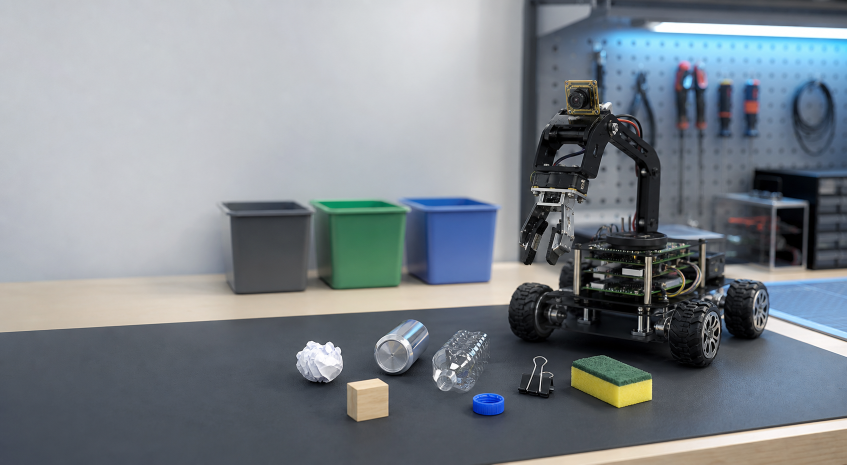
#> input picture Web-dashboard/frontend/src/assets/sortibot-hero.png, 1693 x 929 px (shown at 1/2 size)
$ python -i contrast_detector.py   (imports and definitions only)
#> lines starting #> are read from the running program, lines starting #| are printed output that depends on the picture; after the words box and inside, x2 and y2 are one past the last pixel; in counts of white or black regions, pixels touching at a corner belong together
from pathlib import Path

import cv2
import numpy as np

from yolo_detector import Detection


class ContrastBlobDetector:
    def __init__(
        self,
        min_area: float = 45.0,
        max_area_ratio: float = 0.04,
        lab_delta: float = 45.0,
        min_saturation: int = 55,
        dark_value: int = 70,
        max_colored_value: int = 245,
        use_lab_contrast: bool = False,
        color_mode: str = "blue",
        blue_hue_min: int = 90,
        blue_hue_max: int = 135,
        blue_min_saturation: int = 50,
        blue_min_value: int = 35,
        blue_max_value: int = 255,
        process_width: int = 320,
        roi_top_ratio: float = 0.15,
        roi_bottom_ratio: float = 0.82,
        max_box_width_ratio: float = 0.38,
        max_box_height_ratio: float = 0.34,
        box_padding_ratio: float = 0.25,
    ):
        if color_mode not in {"all", "blue"}:
            raise ValueError("color_mode must be 'all' or 'blue'")

        self.min_area = min_area
        self.max_area_ratio = max_area_ratio
        self.lab_delta = lab_delta
        self.min_saturation = min_saturation
        self.dark_value = dark_value
        self.max_colored_value = max_colored_value
        self.use_lab_contrast = use_lab_contrast
        self.color_mode = color_mode
        self.blue_hue_min = blue_hue_min
        self.blue_hue_max = blue_hue_max
        self.blue_min_saturation = blue_min_saturation
        self.blue_min_value = blue_min_value
        self.blue_max_value = blue_max_value
        self.process_width = process_width
        self.roi_top_ratio = roi_top_ratio
        self.roi_bottom_ratio = roi_bottom_ratio
        self.max_box_width_ratio = max_box_width_ratio
        self.max_box_height_ratio = max_box_height_ratio
        self.box_padding_ratio = box_padding_ratio

    def load(self) -> None:
        return

    def detect(self, frame_bgr: np.ndarray) -> list[Detection]:
        original_h, original_w = frame_bgr.shape[:2]
        if original_w <= 0 or original_h <= 0:
            return []

        process_h = max(1, int(original_h * (self.process_width / original_w)))
        resized = cv2.resize(
            frame_bgr,
            (self.process_width, process_h),
            interpolation=cv2.INTER_AREA,
        )

        mask = self._build_mask(resized)
        contours = cv2.findContours(mask, cv2.RETR_EXTERNAL, cv2.CHAIN_APPROX_SIMPLE)[-2]

        scale_x = original_w / self.process_width
        scale_y = original_h / process_h
        processed_area = self.process_width * process_h
        max_area = processed_area * self.max_area_ratio

        detections: list[Detection] = []
        for contour in contours:
            area = float(cv2.contourArea(contour))
            if area < self.min_area or area > max_area:
                continue

            x, y, width, height = cv2.boundingRect(contour)
            if width <= 1 or height <= 1:
                continue

            if width / self.process_width > self.max_box_width_ratio:
                continue
            if height / process_h > self.max_box_height_ratio:
                continue

            aspect = width / height
            if aspect > 6.0 or aspect < 0.15:
                continue

            extent = area / float(width * height)
            if extent < 0.12:
                continue

            padding_x = int(round(width * self.box_padding_ratio))
            padding_y = int(round(height * self.box_padding_ratio))
            x1 = max(0, min(original_w - 1, int(round((x - padding_x) * scale_x))))
            y1 = max(0, min(original_h - 1, int(round((y - padding_y) * scale_y))))
            x2 = max(0, min(original_w, int(round((x + width + padding_x) * scale_x))))
            y2 = max(0, min(original_h, int(round((y + height + padding_y) * scale_y))))
            if x2 <= x1 or y2 <= y1:
                continue

            score = self._score_contour(mask, contour, x, y, width, height)
            detections.append(
                Detection(
                    xyxy=(x1, y1, x2, y2),
                    confidence=score,
                    class_id=0,
                    label="contrast_object",
                )
            )

        detections.sort(
            key=lambda item: (item.confidence, self._box_area(item.xyxy)),
            reverse=True,
        )
        return detections

    def _build_mask(self, frame_bgr: np.ndarray) -> np.ndarray:
        height, width = frame_bgr.shape[:2]
        blurred = cv2.GaussianBlur(frame_bgr, (5, 5), 0)

        hsv = cv2.cvtColor(blurred, cv2.COLOR_BGR2HSV)
        saturation = hsv[:, :, 1]
        value = hsv[:, :, 2]

        if self.color_mode == "blue":
            hue = hsv[:, :, 0]
            foreground = (
                self._hue_mask(hue, self.blue_hue_min, self.blue_hue_max)
                & (saturation >= self.blue_min_saturation)
                & (value >= self.blue_min_value)
                & (value <= self.blue_max_value)
            )
        else:
            colored = (saturation >= self.min_saturation) & (value <= self.max_colored_value)
            dark = value <= self.dark_value
            foreground = colored | dark

        if self.use_lab_contrast and self.color_mode == "all":
            lab = cv2.cvtColor(blurred, cv2.COLOR_BGR2LAB).astype(np.float32)
            floor_lab = self._estimate_floor_lab(lab)
            lab_distance = np.linalg.norm(lab - floor_lab, axis=2)
            foreground = foreground | (lab_distance >= self.lab_delta)

        mask = np.where(foreground, 255, 0).astype(np.uint8)

        roi_top = int(height * self.roi_top_ratio)
        roi_bottom = int(height * self.roi_bottom_ratio)
        mask[:roi_top, :] = 0
        mask[roi_bottom:, :] = 0

        kernel = np.ones((3, 3), np.uint8)
        mask = cv2.morphologyEx(mask, cv2.MORPH_OPEN, kernel)
        close_kernel = np.ones((5, 5), np.uint8)
        mask = cv2.morphologyEx(mask, cv2.MORPH_CLOSE, close_kernel)
        return mask

    @staticmethod
    def _score_contour(
        mask: np.ndarray,
        contour: np.ndarray,
        x: int,
        y: int,
        width: int,
        height: int,
    ) -> float:
        area = float(cv2.contourArea(contour))
        extent = area / max(float(width * height), 1.0)
        local = mask[y : y + height, x : x + width]
        fill_ratio = float(cv2.countNonZero(local)) / max(float(width * height), 1.0)
        compactness = min(1.0, max(0.0, (extent + fill_ratio) / 2.0))
        return min(1.0, max(0.05, compactness))

    @staticmethod
    def _estimate_floor_lab(lab: np.ndarray) -> np.ndarray:
        height, width = lab.shape[:2]
        strip = max(4, int(width * 0.12))
        top = int(height * 0.35)
        left = lab[top:, :strip, :]
        right = lab[top:, width - strip :, :]
        samples = np.concatenate((left.reshape(-1, 3), right.reshape(-1, 3)), axis=0)
        return np.median(samples, axis=0)

    @staticmethod
    def _hue_mask(hue: np.ndarray, hue_min: int, hue_max: int) -> np.ndarray:
        hue_min = int(np.clip(hue_min, 0, 179))
        hue_max = int(np.clip(hue_max, 0, 179))
        if hue_min <= hue_max:
            return (hue >= hue_min) & (hue <= hue_max)
        return (hue >= hue_min) | (hue <= hue_max)

    @staticmethod
    def _box_area(xyxy: tuple[int, int, int, int]) -> int:
        x1, y1, x2, y2 = xyxy
        return max(0, x2 - x1) * max(0, y2 - y1)


def save_mask_preview(
    path: str | Path,
    frame_bgr: np.ndarray,
    detector: ContrastBlobDetector,
) -> None:
    output_path = Path(path).expanduser()
    output_path.parent.mkdir(parents=True, exist_ok=True)

    original_h, original_w = frame_bgr.shape[:2]
    process_h = max(1, int(original_h * (detector.process_width / original_w)))
    resized = cv2.resize(
        frame_bgr,
        (detector.process_width, process_h),
        interpolation=cv2.INTER_AREA,
    )
    mask = detector._build_mask(resized)
    cv2.imwrite(str(output_path), mask)

>>> import cv2
>>> picture = cv2.imread('../frontend/src/assets/sortibot-hero.png')
#> picture is the input picture: shape (929, 1693, 3); mean B, G, R 140.2, 133.7, 126.6
>>> result = ContrastBlobDetector().detect(picture)
#> in _build_mask, `blurred = cv2.GaussianBlur(frame_bgr, (5, 5), 0)`:
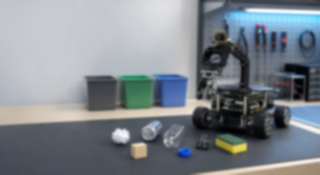
#> blurred: shape (175, 320, 3); mean B, G, R 140.2, 133.7, 126.6
#> in _build_mask, `hsv = cv2.cvtColor(blurred, cv2.COLOR_BGR2HSV)`: hsv: shape (175, 320, 3); mean H, S, V 97, 38.5, 143.7
#> in _build_mask, `saturation = hsv[:, :, 1]`:
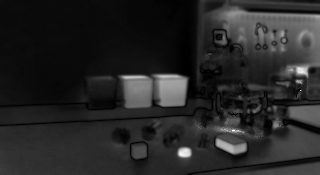
#> saturation: shape (175, 320); min 0, max 255, mean 38.5
#> in _build_mask, `value = hsv[:, :, 2]`:
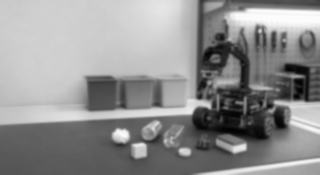
#> value: shape (175, 320); min 1, max 253, mean 143.7
#> in _build_mask, `hue = hsv[:, :, 0]`:
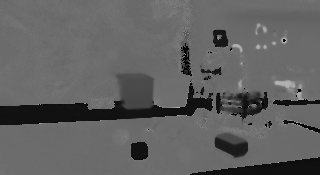
#> hue: shape (175, 320); min 0, max 179, mean 97
#> in _hue_mask, `return (hue >= hue_min) & (hue <= hue_max)`:
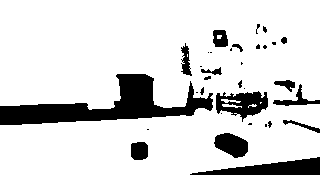
#> returned value: shape (175, 320) bool; 84.7% white; 33 black regions (17 under 20 px), largest, box (x1, y1, x2, y2) and area: (0, 74, 213, 125) 4269, (190, 157, 320, 175) 1255, (216, 91, 268, 122) 896
#> in _build_mask, `foreground = ( self._hue_mask(hue, self.blue_hue_min, self.blue_hue_ma..`:
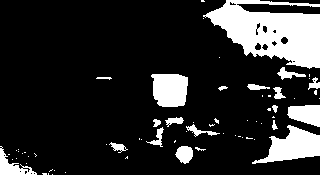
#> foreground: shape (175, 320) bool; 17% white; 67 white regions (47 under 20 px), largest, box (x1, y1, x2, y2) and area: (203, 0, 320, 69) 4731, (252, 125, 320, 164) 1361, (151, 74, 188, 107) 1051
#> in _build_mask, `mask[roi_bottom:, :] = 0`: mask: shape (175, 320); 10.4% white; 43 white regions (27 under 20 px), largest, box (x1, y1, x2, y2) and area: (221, 26, 320, 69) 2770, (151, 74, 188, 107) 1051, (287, 105, 320, 127) 540
#> in _build_mask, `mask = cv2.morphologyEx(mask, cv2.MORPH_OPEN, kernel)`: mask: shape (175, 320); 9.9% white; 20 white regions (4 under 20 px), largest, box (x1, y1, x2, y2) and area: (222, 26, 320, 68) 2733, (152, 74, 188, 107) 1047, (288, 105, 320, 127) 539
#> in _build_mask, `mask = cv2.morphologyEx(mask, cv2.MORPH_CLOSE, close_kernel)`:
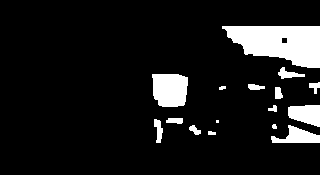
#> mask: shape (175, 320); 10.3% white; 16 white regions (1 under 20 px)
#> in detect, `contours = cv2.findContours(mask, cv2.RETR_EXTERNAL, cv2.CHAIN_APPROX_..`: contours = 16 contours, 4 with area under 20; largest, box (x1, y1, x2, y2) and area: (222, 26, 320, 68) 2789, (152, 74, 188, 107) 989, (288, 105, 320, 127) 492, (271, 125, 320, 143) 430, (278, 67, 305, 79) 120
#> the loop in detect, `for contour in contours:` made 16 passes
#> (x, y, width, height, aspect, padding_x) on passes 2, 3, 6, 7, 8, 10, 12, 13, 14, 15: (271, 125, 49, 18, 2.72, 12), (189, 125, 12, 10, 1.2, 3), (154, 119, 9, 24, 0.375, 2), (166, 118, 17, 6, 2.83, 4), (288, 105, 32, 22, 1.45, 8), (275, 87, 8, 12, 0.667, 2), (248, 84, 17, 6, 2.83, 4), (309, 82, 11, 12, 0.917, 3), (152, 74, 36, 33, 1.09, 9), (278, 67, 27, 12, 2.25, 7)
#> after the loop in detect, `for contour in contours:`: detections = 10 items
#> result = 10 items
